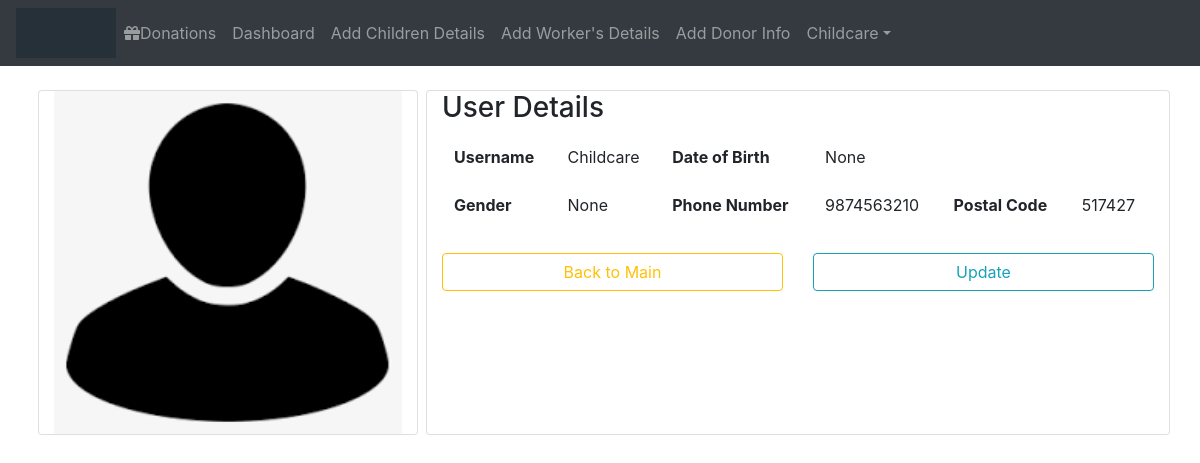
/pfe/ (signed in), run on the app's committed database.
### App/models.py (models this page shows)
class User(AbstractUser):
	img= models.ImageField(upload_to='Profiles/',default="profile.png")
	dob=models.DateField(null=True,blank=True)
	g=[('Male','Male'),('Female','Female')]
	gender=models.CharField(max_length=10,choices=g,null=True,blank=True)
	ph_no=models.CharField(max_length=10)
	pan_no=models.CharField(max_length=10,null=True,blank=True)
	address=models.CharField(max_length=100)
	postal_code=models.CharField(max_length=7)
	city=models.CharField(max_length=20)
	state=models.CharField(max_length=20,default='Andhra Pradesh')
	country=models.CharField(max_length=20,default='India')
	idgen = models.TextField(blank=True)
	p=[(1,'Donor'),(2,'Organisation'),(3,'Guest')]
	role=models.IntegerField(choices=p,default=3)

### App/views.py (the view)
# urls.py: path('pfe/',views.profile,name="pf"),
def profile(request):
	return render(request,'html/profile.html')

### App/templates/html/profile.html (shortened to what this page needs)
{% extends 'html/base.html' %}
{% block content %}
<div class="container mt-4">
	<div class="row">
		<div class="card col-md-4 mx-2">
			<img src="{{user.img.url}}">
		</div>
		<div class="card col">
			<h3>User Details</h3>
			<table class="table table-borderless">
				<tr>
					<th>Username </th>
					<td>{{user.username}}</td>
					<th>Date of Birth </th>
					<td>{{user.dob}}</td>
				</tr>
				<tr>
					<th>Gender</th>
					<td>{{user.gender}}</td>
					<th>Phone Number</th>
					<td>{{user.ph_no}}</td>
					<th>Postal Code</th>
					<td>{{user.postal_code}}</td>
				</tr>
			</table>
			<div class="row">
				<div class="col">
					<a href="{% url 'mn' %}" class="btn btn-outline-warning my-2 col-sm">Back to Main</a>
				</div>
				{% if user.role == 2 and not user.orgdetails.us_id %}
				<div class="col">
					<a href="{% url 'og' %}" class="btn btn-outline-info my-2 col-sm">Org Entry</a>
				</div>
				{% elif user.role == 1 or user.role == 3 %}
				<div class="col">
					<a href="{% url 'dntpf' %}" class="btn btn-outline-info col-sm my-2">Update</a>
				</div>
				{% else %}
				<div class="col">
					<a href="{% url 'upf' %}" class="btn btn-outline-info col-sm my-2">Update</a>
				</div>
				{% endif %}
			</div>
		</div>
	</div>
</div>
{% endblock %}

### App/templates/html/navbar.html (shortened to what this page needs)
{% load static %}
<link rel="stylesheet" href="https://use.fontawesome.com/releases/v5.7.0/css/all.css">
<nav class="navbar navbar-expand-md bg-dark navbar-dark">
  <img src="{% static 'images/gif.gif' %}" alt="logo" style="width:100px;height:50px">
  <div class="collapse navbar-collapse" id="collapsibleNavbar">
    <ul class="navbar-nav">
      {% if not user.is_authenticated %}
      <li class="nav-item">
        <a class="nav-link" href="{% url 'hm' %}"><i class="fas fa-home">Home</a>
      </li>
      <li class="nav-item">
        <a class="nav-link" href="{% url 'rg' %}">Register Here</a>
      </li>
      <li class="nav-item">
        <a class="nav-link" href="{% url 'lg' %}"><i class="fas fa-address-card">Login</a>
      </li>
{% elif user.role == 2 %}
      <li class="nav-item">
        <a class="nav-link" href="{% url 'vi' %}"><i class='fas fa-gift'></i>Donations</a>
      </li>
      <li class="nav-item">
        <a class="nav-link" href="{% url 'dash' %}">Dashboard</a>
      </li>
      <li class="nav-item">
        <a class="nav-link" href="{% url 'ci' %}">Add Children Details</a>
      </li>
      <li class="nav-item">
        <a class="nav-link" href="{% url 'wi' %}">Add Worker's Details</a>
      </li>
      <li class="nav-item">
        <a class="nav-link" href="{% url 'di' %}">Add Donor Info</a>
      </li>
      <li class="dropdown">
       <a type="button" class="nav-link dropdown-toggle" data-toggle="dropdown">{{user.username}}</a>
</li>
      {% endif %}
    </ul>
  </div>
</nav>

### data on the page
User: username "Childcare", img (placeholder picture), dob "None", gender "None", ph_no "9874563210", postal_code "517427"
